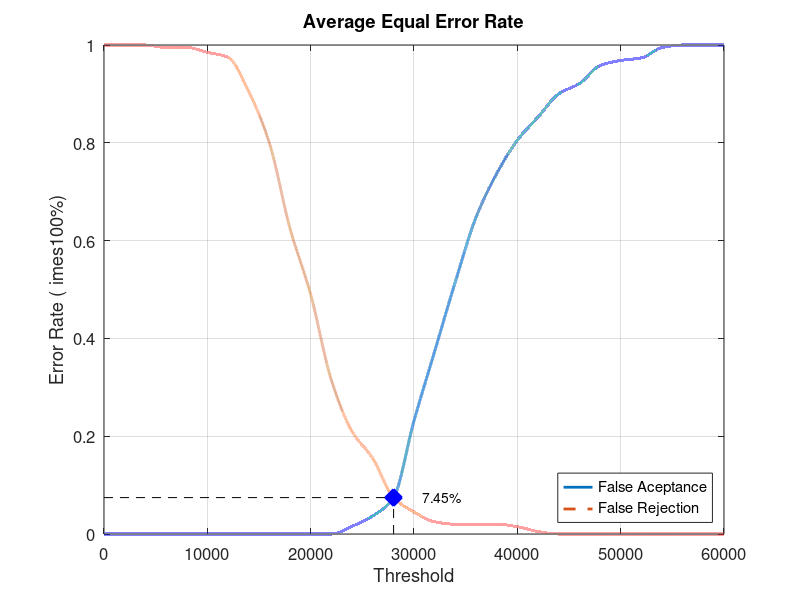
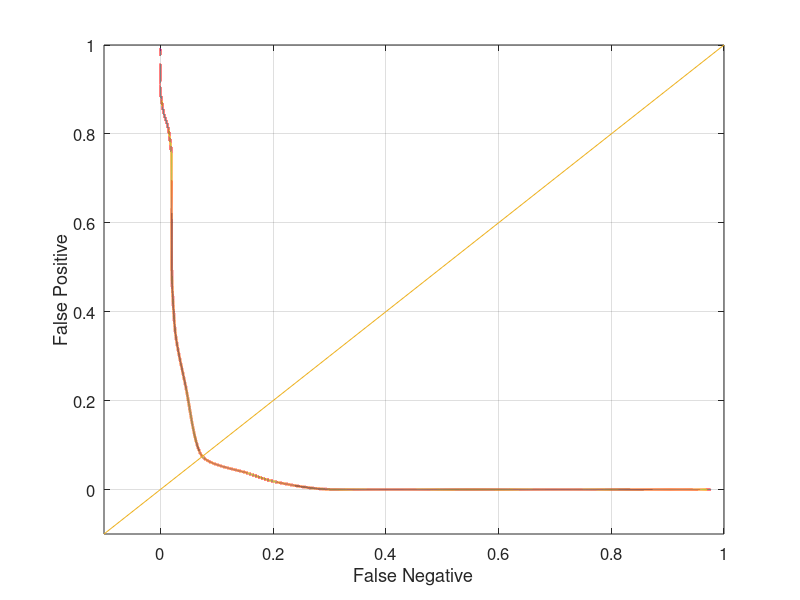

The MATLAB script that drew these images, in order:
close all;
clear;
clc;
x = 0:2000:60000;
xq = 0:0.5:60000;

y0 = [0 0 0 0 0 0 0 0 0 0 0 0 0.0157895 0.0368421 0.0736842 0.231579 0.373684 0.515789 0.647368 0.736842 0.805263 0.852632 0.9 0.921053 0.957895 0.968421 0.973684 0.994737 1 1 1]
yy0 = interp1(x, y0, xq, 'pchip');
y1 = [1 1 1 0.995 0.995 0.985 0.975 0.905 0.8 0.625 0.49 0.315 0.21 0.155 0.075 0.045 0.025 0.02 0.02 0.02 0.015 0.005 0 0 0 0 0 0 0 0 0]
yy1 = interp1(x, y1, xq, 'pchip');

% Calculating EER: 
y2 = abs(y0 - y1);
find(y2 == min(y2))
yy2 = abs(yy0 - yy1);
xEER = find(yy2 == min(yy2));
xEERIndex = xq(xEER) % X-axis EER
yEER = yy0(xEER) % Y-axis EER

main = figure
plot(xq, yy0,'-','LineWidth', 2);	hold on
plot(xq, yy1,'--','LineWidth', 2);	hold on
plot([xEERIndex xEERIndex], [0 yEER], 'k--');	hold on
plot([0 xEERIndex], [yEER yEER], 'k--');	hold on
plot(xEERIndex, yEER, 'bx', 'LineWidth', 10);	hold on
text(xEERIndex + 10 * xEERIndex / 100, yEER, [num2str(round((10000 * yEER)) / 100) '%'])
legend('False Aceptance', 'False Rejection', 'Location', 'SouthEast')
xlabel('Threshold')
ylabel('Error Rate (	imes100%)')
title('Average Equal Error Rate')
set(gca, 'FontSize', 12)
axis([0 60000 0 1])
grid on

print(main, 'Database3_4Main', '-dpng');
FNRxFPR = figure('Color', [1 1 1]);
plot(yy1, yy0, '-', yy1, yy0, 'LineWidth', 2);
hold on
y = -0.1:0.1:1
plot(y, y); 
set(gca, 'FontSize', 12)
xlabel('False Negative')
ylabel('False Positive')
axis([-0.1 1 -0.1 1])
set(gca, 'FontSize', 12)
grid on

print(FNRxFPR, 'Database3_4FNRxFPR','-dpng');
